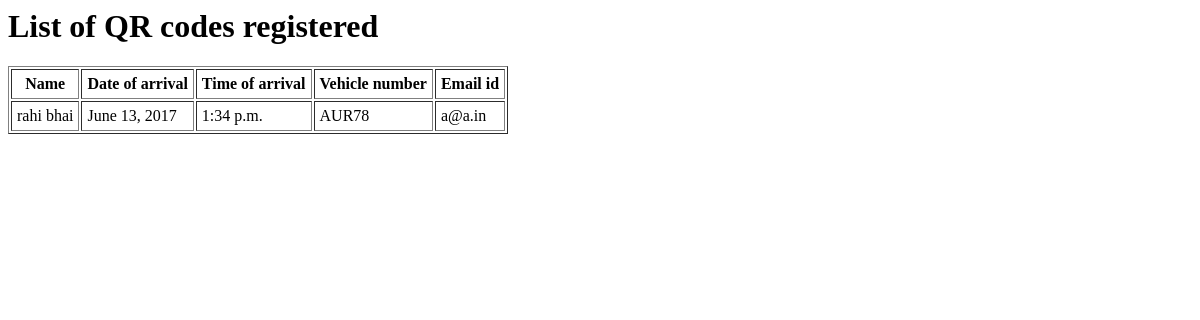
Page /book/list/ on the earlier database version.
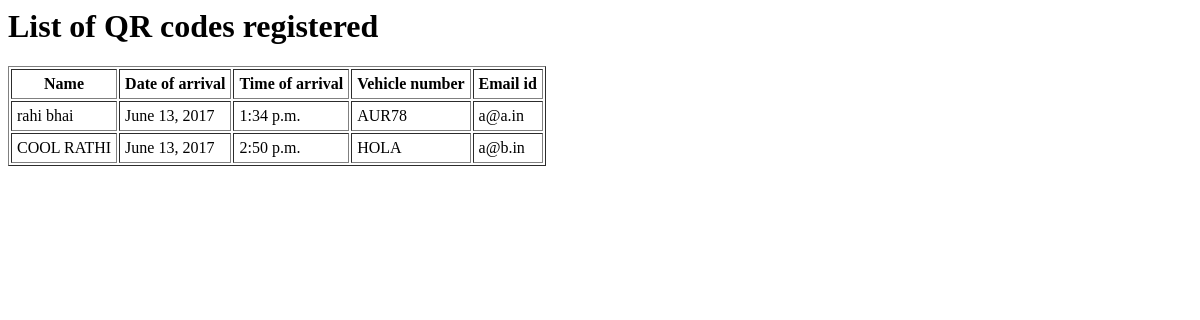
Same page on the later database version.
### book/models.py (models this page shows, shortened)
class QRcode(models.Model):
    emailid = models.EmailField(blank=False)
    qrcodeContent=models.CharField(max_length=250,blank=True)
    name=models.CharField(max_length=250,blank=False)
    date=models.DateField(blank=False,default=django.utils.timezone.now)
    time=models.TimeField(blank=False,default=django.utils.timezone.now)
    duration=models.IntegerField(blank=False)
    vehicleNumber=models.CharField(max_length=100,blank=True)
    username=models.ForeignKey(User,default=2)

### book/views.py (the view)
def QRCodesView(request):  #retreive qrcodes, render template and display
    data=QRcode.objects.all()
    return render(request, 'book/list.html', {'qrs' : data})

### book/templates/book/list.html
<h1>List of QR codes registered</h1>
<table border="black 2px" cellpadding="5px">
    <tr>
        <th>Name</th>
        <th>     Date of arrival   </th>
        <th>     Time of arrival   </th>
        <th>     Vehicle number    </th>
        <th>     Email id          </th>
    </tr>
    {% for item in qrs %}
    <tr>
        <td>{{ item.name }}</td>
        <td>  {{ item.date    }}</td>
        <td>  {{ item.time  }} </td>
        <td>  {{ item.vehicleNumber }}</td>
        <td>  {{ item.emailid     }}  </td>
    </tr>
    {% endfor %}
</table>

Differences in the rows shown:
added QRcode: name "COOL RATHI", date "June 13, 2017", time "2:50 p.m.", vehicleNumber "HOLA", emailid "a@b.in"
